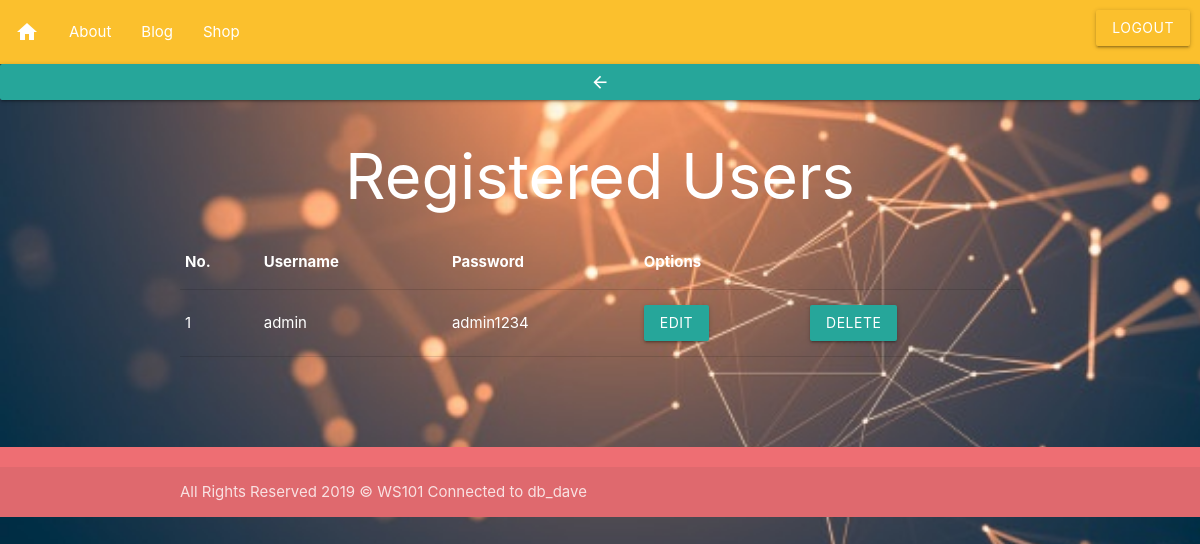
The page /database.php (signed in) on the database its author committed.
### tables this page shows
CREATE TABLE IF NOT EXISTS `tbl_user` (
  `id` int(11) NOT NULL AUTO_INCREMENT,
  `username` varchar(45) DEFAULT NULL,
  `passwd` varchar(45) DEFAULT NULL,
  PRIMARY KEY (`id`)
);

### dbconfig.php (called while the page is built, shortened)
<?php
$db = "db_dave";
?>

### database.php (the view, shortened to what this page needs)
<?php
include 'dbconfig.php';
?>
<!DOCTYPE html>
<html lang="en">
<head>
    <link rel="stylesheet" href="./assets/css/materializecss.min.css">
    <link rel="stylesheet" href="./assets/css/style.css">
    <link rel="stylesheet" href="./assets/css/materializecss-icons.css">
    <link rel="stylesheet" href="../css/materializecss.min.css">
</head>
<body>
<header>
        <nav>
            <div class="nav-wrapper yellow darken-2">
                <ul class="left hide-on-med-and-down">
                        <li><a href="index.php"><i class="material-icons">home</i></a></li>
                        <li><a href="about.php">About</a></li>
                        <li><a href="blog.php">Blog</a></li>
                        <li><a href="shop.php">Shop</a></li>
                </ul>
                <a class='dropdown-trigger btn' href='logout.php' data-target='dropdown1' id="wq">Logout</a>
            </div>
        </nav>
    </header>
    <a href="welcome.php" type='btn' name='edit' class='waves-effect waves-light btn'><i class="material-icons">arrow_back</i></a>
    <center><h1 class="q1">Registered Users</h1>
    <table class="container" class="responsive-table" class="highlight">
    <th class='q1'>No.</th>
    <th class='q1'>Username</th>
    <th class='q1'>Password</th>
    <th class='q1'>Options</th>
    <?php $result = mysqli_query($conn,"SELECT id,username,passwd FROM tbl_user") ;
    while ($row = mysqli_fetch_assoc($result)) {
        echo "<tr><td class='q1'>".$row['id']."</td>"."<td class='q1'>".$row['username']."</td>"."<td class='q1'>".$row['passwd']."</td>"."<td>
        <a href='edit.php?edit=$row[id]' type='btn' name='edit' class='waves-effect waves-light btn'>Edit</a></td>"."<td><a href='delete.php?del=$row[id]' type='btn' name='delete' class='waves-effect waves-light btn'>Delete</a></td>";
    }
    ?>
    </table></center>
<br><br><br><br>
    <footer class="page-footer">
        <div class="footer-copyright">
            <div class="container">
                All Rights Reserved 2019 © WS101
                <?php
                    if ($conn->connect_error) {
                        die(" Not connected to". $conn->connect_error);
                    }else {
                        echo " Connected to ". $db ;
                    }
                ?>
            </div>
        </div>
    </footer>
</body>
</html>

### assets/css/style.css (style rules this page uses)
body { display: flex; min-height: 100vh; flex-direction: column; margin: 0; }

### database.php (style rules this page uses)
body { background-image: url("./assets/img/333.jpg"); background-attachment: fixed; background-repeat: no-repeat; background-size: cover; }
#wq { float: right; margin-top: 10px; background-color: transparent; margin-right: 10px; }
.q1 { color: white; }

### rows shown on the page
tbl_user: id "1", username "admin", passwd "admin1234"

### other values the page prints
$db "db_dave"
